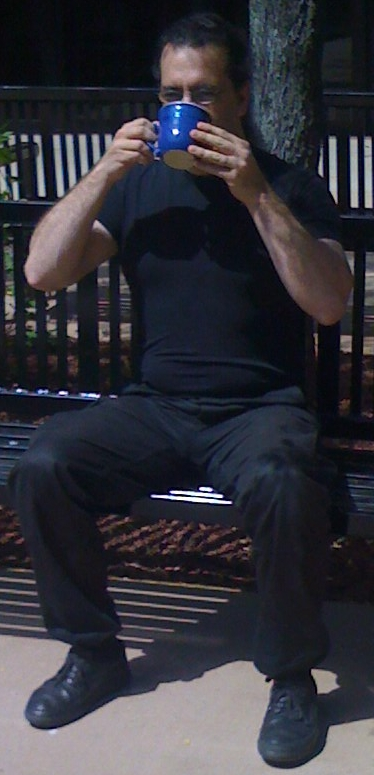
//> input picture sources/picture/Adrian.jpg, 374 x 775 px
$ ./透视变换 ../sources/picture/Adrian.jpg   (built with g++ and OpenCV 4)
//> lines starting //> are read from the running program, lines starting //| are printed output that depends on the picture; after the words box and inside, x2 and y2 are one past the last pixel; in counts of white or black regions, pixels touching at a corner belong together
// Example 11-2. Code for perspective transformation
// Compute a perspective transformation between the 4 src control points
// in srcQuad to 4 dst control points in dstQuad and apply it the image.

#include <opencv2/opencv.hpp>
#include <iostream>

using namespace std;
using namespace cv;

int main(int argc, char** argv) {

  // [4 lines of commented-out code are left out]

  Mat src = imread(argv[1],1);
//> src is the input picture: 775 rows x 374 cols, CV_8UC3; mean B, G, R 58.5, 51, 51.2
  if( src.empty() ) { cout << "Can not load " << argv[1] << endl; return -1; }

  Point2f srcQuad[] = {
    Point2f(0, 0),                   // src Top left
    Point2f(src.cols-1, 0),          // src Top right
    Point2f(src.cols-1, src.rows-1), // src Bottom right
    Point2f(0, src.rows-1)           // src Bottom left
  };

  Point2f dstQuad[] = {
    Point2f(src.cols*0.05f, src.rows*0.33f),
    Point2f(src.cols*0.9f, src.rows*0.25f),
    Point2f(src.cols*0.8f, src.rows*0.9f),
    Point2f(src.cols*0.2f, src.rows*0.7f)
  };

  // COMPUTE PERSPECTIVE MATRIX
  //
  Mat warp_mat = getPerspectiveTransform(srcQuad, dstQuad);
  Mat dst;
  warpPerspective(src, dst, warp_mat, src.size(), INTER_LINEAR,
                      BORDER_CONSTANT, Scalar());
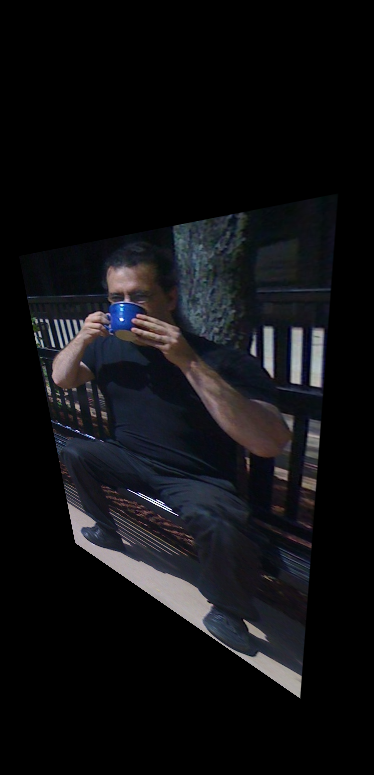
//> dst: 775 rows x 374 cols, CV_8UC3; mean B, G, R 18.8, 16.3, 16.1

  for( int i = 0; i < 4; i++ )
    circle(dst, dstQuad[i], 5, Scalar(255, 0, 255), -1, LINE_AA);
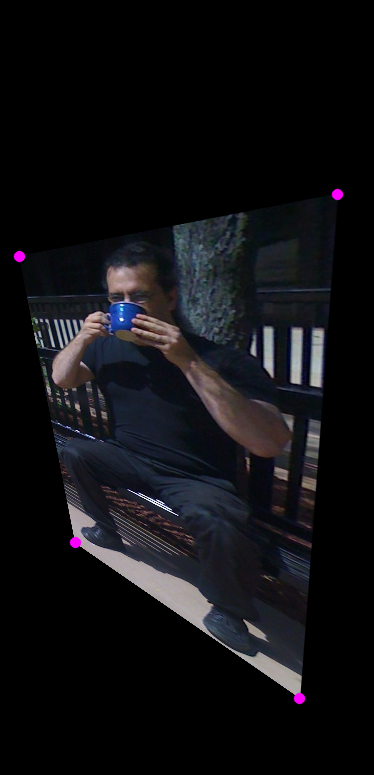
//> dst: 775 rows x 374 cols, CV_8UC3; 0.17% of pixels changed, all inside (x1, y1, x2, y2) = (13, 188, 344, 705)

  imshow("Perspective Transform Test", dst);
  waitKey();
  return 0;
}
